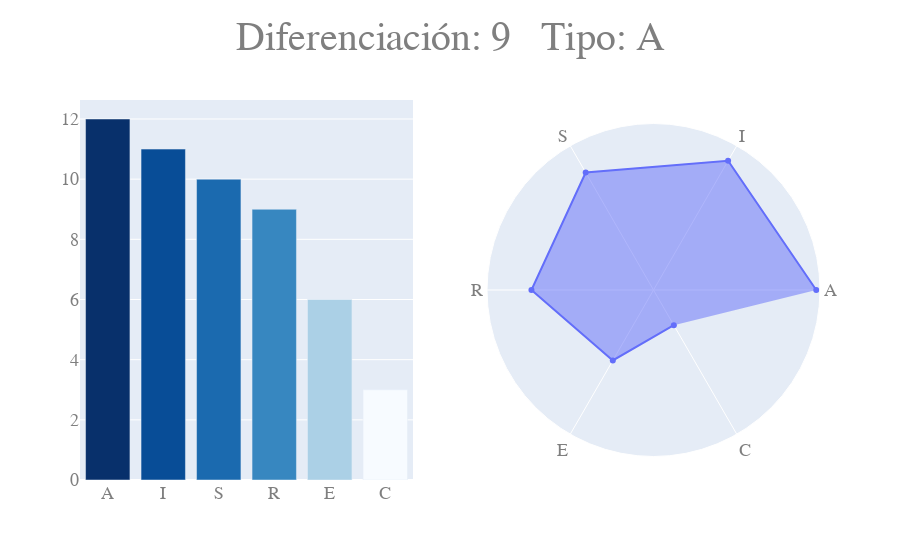

Notebook cell for this chart:
### Code cell
fig = make_subplots(rows=1, cols=2, 
                   specs=[[{"type": "xy"}, {"type": "polar"}]])

fig.add_trace(
    go.Scatterpolar(
      r = serie.values,
      theta = serie.index,
      fill = 'toself',
      name = serie.name,
      hovertemplate = '%{r}',
      hoverlabel = dict(font=dict(size=20)), 
     ),
    row=1, col=2
)

serie.sort_values(ascending=False, inplace=True)

fig.add_trace(
    go.Bar(
    x= serie.index, 
    y= serie.values, 
    hovertemplate = '%{y}',
    hoverlabel = dict(font=dict(size=20)), 
    name = serie.name,
    marker={'color':serie.values, 'colorscale': 'Blues'}
    ),
    row=1, col=1
)

fig.update_layout(
    polar = dict(
            radialaxis = dict(
                       visible = False,
                       )), 
    title = go.layout.Title(
            text = f'Diferenciación: {diferenciacion} \n Tipo: {tipo}',
            xref = "container",
            x=0.5),
    title_font=dict(
                size=40),
    font=dict(family='Courier New, monospace', 
              size=18, 
              color='#7f7f7f'),
    showlegend = False
    )

py.iplot(fig, filename='/home/matias/Matias/OVO/holland_plot.html')

### Figure 1 — Plotly figure (JSON) as saved in the notebook; plotly's stock layout.template omitted (floating-point values rounded to 4 significant figures)
{"data": [{"fill": "toself", "hoverlabel": {"font": {"size": 20}}, "hovertemplate": "%{r}", "name": "mati", "r": [12, 11, 10, 9, 6, 3], "subplot": "polar", "theta": ["A", "I", "S", "R", "E", "C"], "type": "scatterpolar"}, {"hoverlabel": {"font": {"size": 20}}, "hovertemplate": "%{y}", "marker": {"color": [12, 11, 10, 9, 6, 3], "colorscale": [[0, "rgb(247,251,255)"], [0.125, "rgb(222,235,247)"], [0.25, "rgb(198,219,239)"], [0.375, "rgb(158,202,225)"], [0.5, "rgb(107,174,214)"], [0.625, "rgb(66,146,198)"], [0.75, "rgb(33,113,181)"], [0.875, "rgb(8,81,156)"], [1, "rgb(8,48,107)"]]}, "name": "mati", "type": "bar", "x": ["A", "I", "S", "R", "E", "C"], "xaxis": "x", "y": [12, 11, 10, 9, 6, 3], "yaxis": "y"}], "layout": {"autosize": true, "font": {"color": "#7f7f7f", "family": "Courier New, monospace", "size": 18}, "polar": {"angularaxis": {"type": "category"}, "domain": {"x": [0.55, 1], "y": [0, 1]}, "radialaxis": {"autorange": true, "range": [0, 12.34], "type": "linear", "visible": false}}, "showlegend": false, "title": {"font": {"size": 40}, "text": "Diferenciación: 9 \n Tipo: A", "x": 0.5, "xref": "container"}, "xaxis": {"anchor": "y", "autorange": true, "domain": [0, 0.45], "range": [-0.5, 5.5], "type": "category"}, "yaxis": {"anchor": "x", "autorange": true, "domain": [0, 1], "range": [0, 12.63], "type": "linear"}}}
